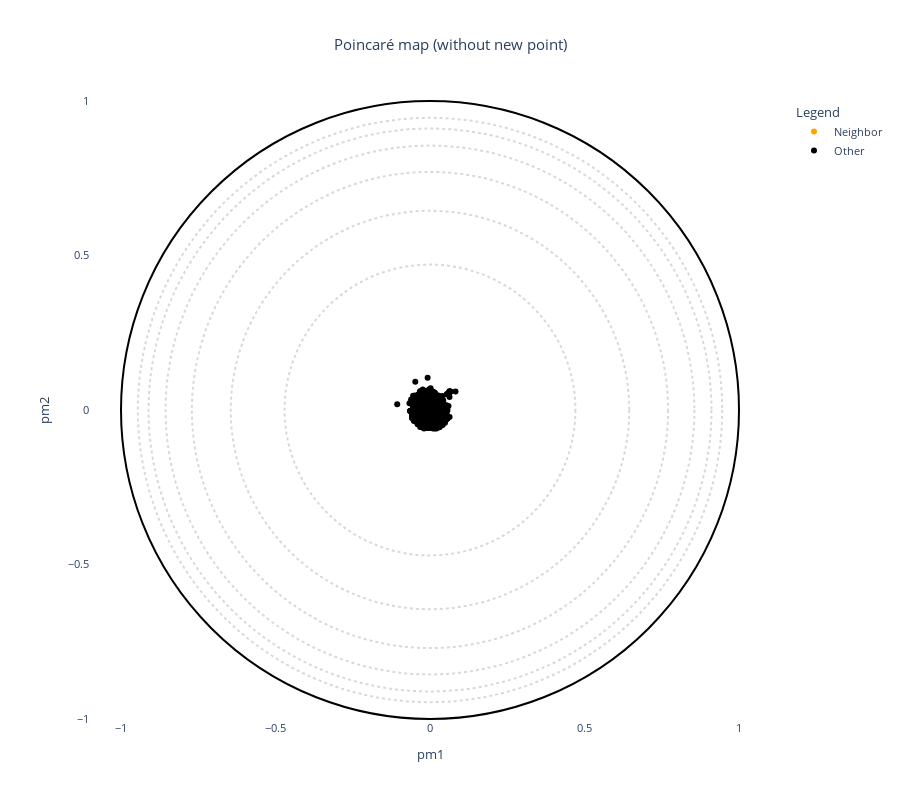
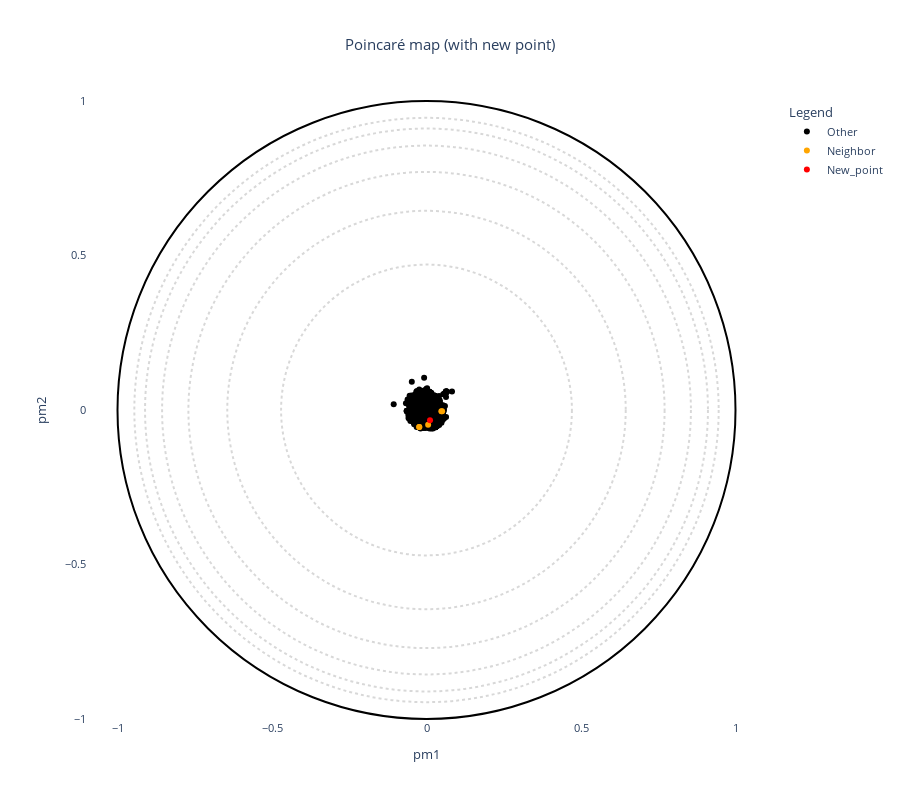

The notebook cell saved with these charts, in order:
### Markdown cell above
## Visualization

### Code cell
(
neighbor_indices, neighbor_pids) = ([], [])
try:
    neighbor_indices = [int(n.get('index')) for n in neighbors_used if n.get('index') is not None] if 'neighbors_used' in globals() else []
    neighbor_pids = [str(n.get('protein_id')) for n in neighbors_used if n.get('protein_id') is not None] if 'neighbors_used' in globals() else []
except Exception:
    neighbor_indices = []
    neighbor_pids = []

# Prepare highlight column on both embeddings (original and new)
for df_name in ('df_embedding', 'df_embedding_new'):
    if df_name not in globals():
        continue
    df = globals()[df_name]
    # default category
    df['Legend'] = 'Other'
    # mark neighbors by index when available and valid
    if len(neighbor_indices) > 0:
        valid_idx = [i for i in neighbor_indices if i is not None and 0 <= int(i) < len(df)]
        if len(valid_idx) > 0:
            df.loc[df.index.isin(valid_idx), 'Legend'] = 'Neighbor'
    # fallback: mark neighbors by proteins_id if embedding has that column
    if 'proteins_id' in df.columns and len(neighbor_pids) > 0:
        mask2 = df['proteins_id'].astype(str).isin(neighbor_pids)
        df.loc[mask2, 'Legend'] = 'Neighbor'
    # mark new point in the augmented embedding (if present and proteins_id available)
    if df_name == 'df_embedding_new' and 'new_id' in globals() and 'proteins_id' in df.columns:
        df.loc[df['proteins_id'].astype(str) == str(new_id), 'Legend'] = 'New_point'
    # assign back to globals so downstream code sees the column
    globals()[df_name] = df

# Build a palette that includes our categories (neighbors + new point)
palette = {'Neighbor': 'orange', 'New_point': 'red', 'Other': 'black'}

# Plot without the new point (df_embedding)
if 'df_embedding' in globals():
    fig = plot_embedding_interactive(df_embedding, labels_name='Legend', color_palette=palette, title='Poincaré map (without new point)', fontsize=11)
    fig.show()

# Plot with the new point (df_embedding_new)
if 'df_embedding_new' in globals():
    fig2 = plot_embedding_interactive(df_embedding_new, labels_name='Legend', color_palette=palette, title='Poincaré map (with new point)', fontsize=11)
    fig2.show()

### Figure 1 — Plotly figure (JSON) as saved in the notebook; plotly's stock layout.template omitted (floating-point values rounded to 4 significant figures; data arrays with more than 128 entries replaced by an {"elided": "..."} marker saying what was removed)
{"data": [{"customdata": {"elided": "9x20 mixed values"}, "hovertemplate": "<b>%{hovertext}</b><br><br>Legend=%{customdata[19]}<br>pm1=%{x}<br>pm2=%{y}<br>proteins_id=%{customdata[0]}<br>1_Group=%{customdata[1]}<br>2_Gene=%{customdata[2]}<br>3_HGNC=%{customdata[3]}<br>4_Uni_entry=%{customdata[4]}<br>5_Uni_acc=%{customdata[5]}<br>6_Domain_begin=%{customdata[6]}<br>7_Domain_end=%{customdata[7]}<br>8_Domain_length=%{customdata[8]}<br>9_Largest_insert_length=%{customdata[9]}<br>10_PDB_validation=%{customdata[10]}<br>11_Conformational_state=%{customdata[11]}<br>12_Dihedral_state=%{customdata[12]}<br>13_Group_in_Uni=%{customdata[13]}<br>14_Group_in_Manning=%{customdata[14]}<br>15_Synonymn=%{customdata[15]}<br>evo_distance=%{customdata[16]}<br>decile_domain=%{customdata[17]}<br>small_cluster=%{customdata[18]}<extra></extra>", "hovertext": ["Neighbor", "Neighbor", "Neighbor", "Neighbor", "Neighbor", "Neighbor", "Neighbor", "Neighbor", "Neighbor"], "legendgroup": "Neighbor", "marker": {"color": "orange", "symbol": "circle"}, "mode": "markers", "name": "Neighbor", "orientation": "v", "showlegend": true, "type": "scatter", "x": [0.02849, -0.02361, -0.02323, 0.04223, -0.04643, -0.05395, 0.04811, 0.05059, 0.005326], "xaxis": "x", "y": [-0.05365, -0.05521, -0.05467, 0.02714, 0.03069, 0.005783, -0.003761, -0.003902, -0.04791], "yaxis": "y"}, {"customdata": {"elided": "488x20 mixed values"}, "hovertemplate": "<b>%{hovertext}</b><br><br>Legend=%{customdata[19]}<br>pm1=%{x}<br>pm2=%{y}<br>proteins_id=%{customdata[0]}<br>1_Group=%{customdata[1]}<br>2_Gene=%{customdata[2]}<br>3_HGNC=%{customdata[3]}<br>4_Uni_entry=%{customdata[4]}<br>5_Uni_acc=%{customdata[5]}<br>6_Domain_begin=%{customdata[6]}<br>7_Domain_end=%{customdata[7]}<br>8_Domain_length=%{customdata[8]}<br>9_Largest_insert_length=%{customdata[9]}<br>10_PDB_validation=%{customdata[10]}<br>11_Conformational_state=%{customdata[11]}<br>12_Dihedral_state=%{customdata[12]}<br>13_Group_in_Uni=%{customdata[13]}<br>14_Group_in_Manning=%{customdata[14]}<br>15_Synonymn=%{customdata[15]}<br>evo_distance=%{customdata[16]}<br>decile_domain=%{customdata[17]}<br>small_cluster=%{customdata[18]}<extra></extra>", "hovertext": {"elided": "488 str values"}, "legendgroup": "Other", "marker": {"color": "black", "symbol": "circle"}, "mode": "markers", "name": "Other", "orientation": "v", "showlegend": true, "type": "scatter", "x": {"elided": "488 float values"}, "xaxis": "x", "y": {"elided": "488 float values"}, "yaxis": "y"}], "layout": {"font": {"size": 11}, "height": 800, "legend": {"title": {"text": "Legend"}, "tracegroupgap": 0}, "plot_bgcolor": "rgba(0, 0, 0, 0)", "shapes": [{"line": {"color": "black", "dash": "dot"}, "opacity": 0.15, "type": "circle", "x0": -0.4706, "x1": 0.4706, "y0": -0.4706, "y1": 0.4706}, {"line": {"color": "black", "dash": "dot"}, "opacity": 0.15, "type": "circle", "x0": -0.6447, "x1": 0.6447, "y0": -0.6447, "y1": 0.6447}, {"line": {"color": "black", "dash": "dot"}, "opacity": 0.15, "type": "circle", "x0": -0.7705, "x1": 0.7705, "y0": -0.7705, "y1": 0.7705}, {"line": {"color": "black", "dash": "dot"}, "opacity": 0.15, "type": "circle", "x0": -0.8557, "x1": 0.8557, "y0": -0.8557, "y1": 0.8557}, {"line": {"color": "black", "dash": "dot"}, "opacity": 0.15, "type": "circle", "x0": -0.9108, "x1": 0.9108, "y0": -0.9108, "y1": 0.9108}, {"line": {"color": "black", "dash": "dot"}, "opacity": 0.15, "type": "circle", "x0": -0.9455, "x1": 0.9455, "y0": -0.9455, "y1": 0.9455}, {"line": {"color": "Black"}, "type": "circle", "x0": -1, "x1": 1, "xref": "x", "y0": -1, "y1": 1, "yref": "y"}, {"fillcolor": "Black", "line": {"color": "Black"}, "type": "circle", "x0": -0.005, "x1": 0.005, "xref": "x", "y0": -0.005, "y1": 0.005, "yref": "y"}], "title": {"text": "Poincaré map (without new point)", "x": 0.5}, "xaxis": {"anchor": "y", "constrain": "domain", "domain": [0, 1], "range": [-1.1, 1.1], "title": {"text": "pm1"}}, "yaxis": {"anchor": "x", "domain": [0, 1], "scaleanchor": "x", "scaleratio": 1, "title": {"text": "pm2"}}, "yaxis2": {"layer": "below traces", "matches": "y", "overlaying": "y"}}}

### Figure 2 — Plotly figure (JSON) as saved in the notebook; plotly's stock layout.template omitted (floating-point values rounded to 4 significant figures; data arrays with more than 128 entries replaced by an {"elided": "..."} marker saying what was removed)
{"data": [{"customdata": {"elided": "492x2 str values"}, "hovertemplate": "<b>%{hovertext}</b><br><br>Legend=%{customdata[1]}<br>pm1=%{x}<br>pm2=%{y}<br>proteins_id=%{customdata[0]}<extra></extra>", "hovertext": {"elided": "492 str values"}, "legendgroup": "Other", "marker": {"color": "black", "symbol": "circle"}, "mode": "markers", "name": "Other", "orientation": "v", "showlegend": true, "type": "scatter", "x": {"elided": "492 float values"}, "xaxis": "x", "y": {"elided": "492 float values"}, "yaxis": "y"}, {"customdata": [["358", "Neighbor"], ["359", "Neighbor"], ["360", "Neighbor"], ["73", "Neighbor"], ["74", "Neighbor"]], "hovertemplate": "<b>%{hovertext}</b><br><br>Legend=%{customdata[1]}<br>pm1=%{x}<br>pm2=%{y}<br>proteins_id=%{customdata[0]}<extra></extra>", "hovertext": ["Neighbor", "Neighbor", "Neighbor", "Neighbor", "Neighbor"], "legendgroup": "Neighbor", "marker": {"color": "orange", "symbol": "circle"}, "mode": "markers", "name": "Neighbor", "orientation": "v", "showlegend": true, "type": "scatter", "x": [0.04811, 0.05059, 0.005326, -0.02361, -0.02323], "xaxis": "x", "y": [-0.003761, -0.003902, -0.04791, -0.05521, -0.05467], "yaxis": "y"}, {"customdata": [["New_point", "New_point"]], "hovertemplate": "<b>%{hovertext}</b><br><br>Legend=%{customdata[1]}<br>pm1=%{x}<br>pm2=%{y}<br>proteins_id=%{customdata[0]}<extra></extra>", "hovertext": ["New_point"], "legendgroup": "New_point", "marker": {"color": "red", "symbol": "circle"}, "mode": "markers", "name": "New_point", "orientation": "v", "showlegend": true, "type": "scatter", "x": [0.01144], "xaxis": "x", "y": [-0.03309], "yaxis": "y"}], "layout": {"font": {"size": 11}, "height": 800, "legend": {"title": {"text": "Legend"}, "tracegroupgap": 0}, "plot_bgcolor": "rgba(0, 0, 0, 0)", "shapes": [{"line": {"color": "black", "dash": "dot"}, "opacity": 0.15, "type": "circle", "x0": -0.4706, "x1": 0.4706, "y0": -0.4706, "y1": 0.4706}, {"line": {"color": "black", "dash": "dot"}, "opacity": 0.15, "type": "circle", "x0": -0.6447, "x1": 0.6447, "y0": -0.6447, "y1": 0.6447}, {"line": {"color": "black", "dash": "dot"}, "opacity": 0.15, "type": "circle", "x0": -0.7705, "x1": 0.7705, "y0": -0.7705, "y1": 0.7705}, {"line": {"color": "black", "dash": "dot"}, "opacity": 0.15, "type": "circle", "x0": -0.8557, "x1": 0.8557, "y0": -0.8557, "y1": 0.8557}, {"line": {"color": "black", "dash": "dot"}, "opacity": 0.15, "type": "circle", "x0": -0.9108, "x1": 0.9108, "y0": -0.9108, "y1": 0.9108}, {"line": {"color": "black", "dash": "dot"}, "opacity": 0.15, "type": "circle", "x0": -0.9455, "x1": 0.9455, "y0": -0.9455, "y1": 0.9455}, {"line": {"color": "Black"}, "type": "circle", "x0": -1, "x1": 1, "xref": "x", "y0": -1, "y1": 1, "yref": "y"}, {"fillcolor": "Black", "line": {"color": "Black"}, "type": "circle", "x0": -0.005, "x1": 0.005, "xref": "x", "y0": -0.005, "y1": 0.005, "yref": "y"}], "title": {"text": "Poincaré map (with new point)", "x": 0.5}, "xaxis": {"anchor": "y", "constrain": "domain", "domain": [0, 1], "range": [-1.1, 1.1], "title": {"text": "pm1"}}, "yaxis": {"anchor": "x", "domain": [0, 1], "scaleanchor": "x", "scaleratio": 1, "title": {"text": "pm2"}}, "yaxis2": {"layer": "below traces", "matches": "y", "overlaying": "y"}}}
